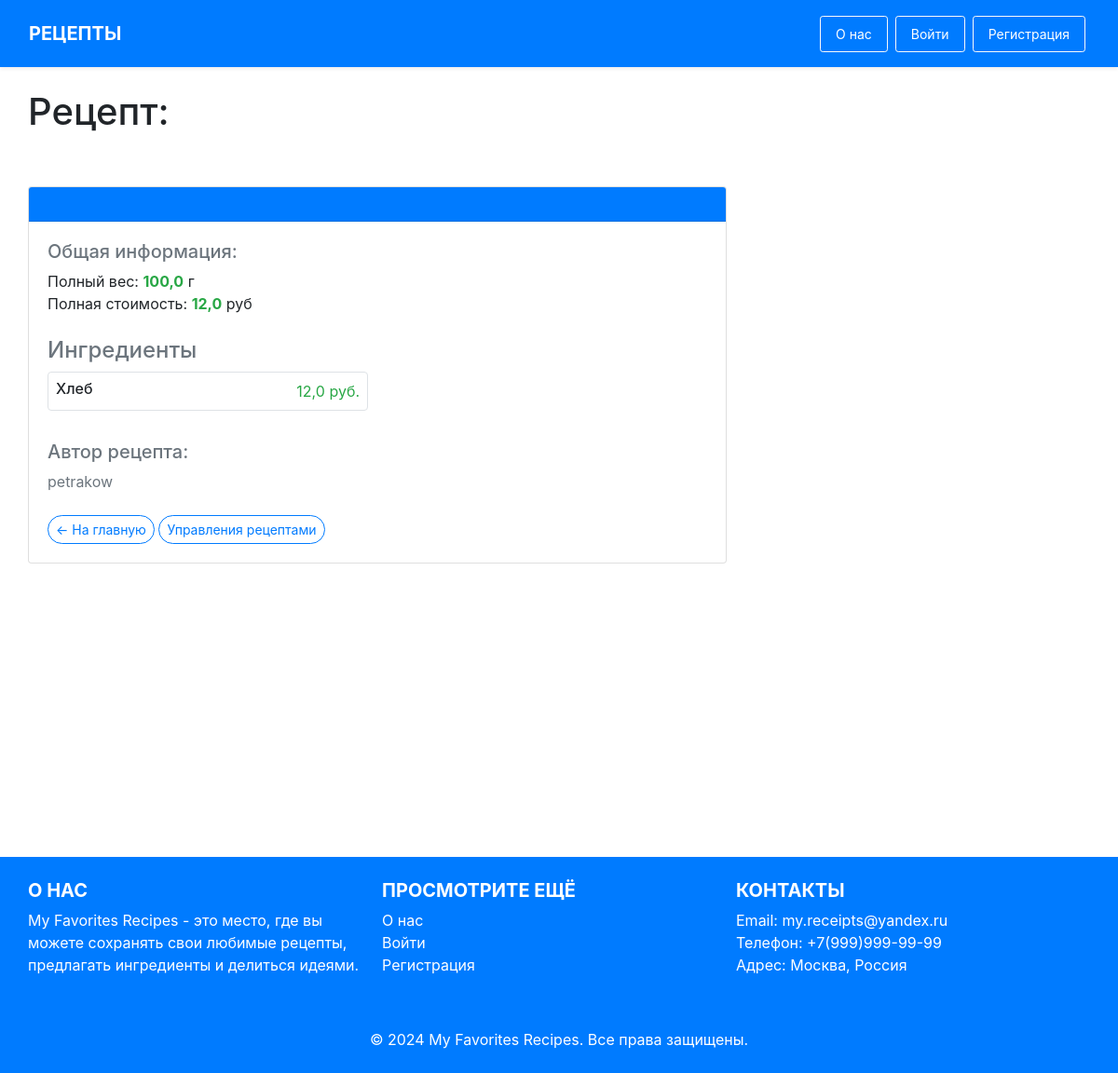
Screenshot of /recipe-information/4/ with the database file from the repository.
### recipe_catalog/models.py (models this page shows, shortened)
class Ingredient(models.Model):
    title = models.CharField(
        max_length=255,
        validators=[
            RegexValidator(
                regex=r'^[A-Za-zА-Яа-яёЁ\s0-9]+$',
                message='Имя не должно содержать спецсимволов'
            )
        ]
    )
    raw_weight = models.FloatField(
        validators=[MinValueValidator(0.1, message='Сырой вес должен быть положительным числом.')]
    )
    cooked_weight = models.FloatField(
        validators=[MinValueValidator(0.1, message='Вес приготовленного продукта должен быть положительным.')]
    )
    cost = models.FloatField(
        validators=[MinValueValidator(0.1, message='Стоимость должна быть больше 0')]
    )
    unit = models.ForeignKey(Unit, on_delete=models.SET_NULL, null=True, blank=True)
    author = models.ForeignKey(User, on_delete=models.CASCADE)

class Recipe(models.Model):
    title = models.CharField(
        max_length=300,
        validators=[
            RegexValidator(
                regex=r'^[A-Za-zА-Яа-яёЁ\s0-9]+$',
                message='Рецепт не должен содержать специальных символов.'
            )
        ]
    )
    ingredients = models.ManyToManyField(Ingredient, through="RecipeIngredient")
    author = models.ForeignKey(User, on_delete=models.CASCADE)

### recipe_catalog/views/recipe.py (the view)
# urls.py: path('recipe-information/<int:pk>/', recipe_details, name='recipe-information'),
def recipe_details(request, pk):
    recipe = get_object_or_404(Recipe, pk=pk)
    recipe_ingredients = RecipeIngredient.objects.filter(recipe=recipe)
    ingredients_list = [
        {
            'id': recipe_ingredient.ingredient.id,
            'name': recipe_ingredient.ingredient.title,
            'raw_weight': recipe_ingredient.ingredient.raw_weight,
            'cooked_weight': recipe_ingredient.ingredient.cooked_weight,
            'cost': recipe_ingredient.ingredient.cost,
        }
        for recipe_ingredient in recipe_ingredients
    ]
    ingredients_list.sort(key=lambda x: x['name'])
    total_cost = sum([ingredient['cost'] for ingredient in ingredients_list])
    total_weight = sum([ingredient['raw_weight'] for ingredient in ingredients_list])
    context = {
        "recipe": recipe,
        "recipe_ingredients": ingredients_list,
        "total_cost": total_cost,
        "total_weight": total_weight
    }
    return render(request, templates['recipe_page'], context)

### recipe_catalog/constants.py (called while the page is built)
    def __getitem__(self, key):
        return self.templates.get(key)

### templates/recipe_catalog/recipe-information.html (shortened to what this page needs)
{% extends '../layout/layout.html' %}
{% block maintitle %}
Рецепт: {{ recipe.name }}
{% endblock %}
{% block content %}
<div class="container mt-5 p-0">
    <div class="row">
        <div class="col-md-8">
            <div class="card">
                <div class="card-header bg-primary text-white text-center">
                </div>
                <div class="card-body">
                    <div class="mb-4">
                        <h5 class="text-secondary">Общая информация:</h5>
                        <p>
                            Полный вес: <span class="text-success font-weight-bold">{{ total_weight }}</span> г<br>
                            Полная стоимость: <span class="text-success font-weight-bold">{{ total_cost }}</span> руб
                        </p>
                    </div>
                    <div class="mb-4">
                        <h4 class="text-secondary">Ингредиенты</h4>
                        <div class="d-flex flex-wrap">
                            {% for ingredient in recipe_ingredients %}
                            <div class="d-flex align-items-center border rounded p-2 mb-2 me-2" style="flex: 1 1 calc(50% - 10px); max-width: calc(50% - 10px);">
                                <div class="flex-grow-1">
                                    <h6 class="mb-1">{{ ingredient.name }}</h6>
                                </div>
                                <span class="text-success">{{ ingredient.cost }} руб.</span>
                            </div>
                            {% endfor %}
                        </div>
                    </div>
                    <div class="mb-4">
                        <h5 class="text-secondary">Автор рецепта:</h5>
                        <p class="text-muted">{{ recipe.author.username }}</p>
                    </div>
                    <a href="{% url 'main' %}" class="btn btn-outline-primary btn-sm rounded-pill">&larr; На главную</a>
                    <a href="{% url 'manage-recipes' %}" class="btn btn-outline-primary btn-sm rounded-pill">Управления рецептами</a>
                </div>
            </div>
        </div>
    </div>
</div>
{% endblock %}

### recipe_catalog/static/css/styles.css (style rules this page uses)
body, html { height: 100%; margin: 0; }

### rows the page displays
Ingredient: name "Хлеб", cost "12,0"
Recipe: author.username "petrakow"

### other values shown
{{ total_weight }} "100,0"
{{ total_cost }} "12,0"
